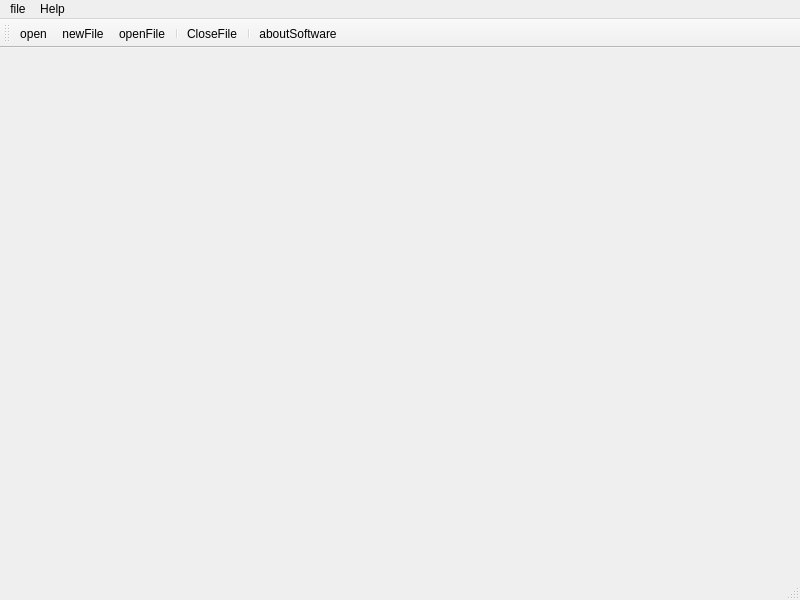
<?xml version="1.0" encoding="UTF-8"?>
<ui version="4.0">
 <class>MainWindow</class>
 <widget class="QMainWindow" name="MainWindow">
  <property name="geometry">
   <rect>
    <x>0</x>
    <y>0</y>
    <width>800</width>
    <height>600</height>
   </rect>
  </property>
  <property name="windowTitle">
   <string>MainWindow</string>
  </property>
  <widget class="QWidget" name="centralwidget"/>
  <widget class="QMenuBar" name="menubar">
   <property name="geometry">
    <rect>
     <x>0</x>
     <y>0</y>
     <width>800</width>
     <height>21</height>
    </rect>
   </property>
   <widget class="QMenu" name="menuFile">
    <property name="title">
     <string>file</string>
    </property>
    <addaction name="actionNew"/>
    <addaction name="actionOpenFile"/>
    <addaction name="separator"/>
    <addaction name="actionCloseFile"/>
   </widget>
   <widget class="QMenu" name="menuHelp">
    <property name="title">
     <string>Help</string>
    </property>
    <widget class="QMenu" name="menuAbout_Autor">
     <property name="title">
      <string>About Autor</string>
     </property>
     <addaction name="actionName"/>
     <addaction name="actionContact"/>
    </widget>
    <addaction name="actionAbout"/>
    <addaction name="separator"/>
    <addaction name="menuAbout_Autor"/>
   </widget>
   <addaction name="menuFile"/>
   <addaction name="menuHelp"/>
  </widget>
  <widget class="QStatusBar" name="statusbar"/>
  <widget class="QToolBar" name="toolBar">
   <property name="windowTitle">
    <string>toolBar</string>
   </property>
   <property name="toolButtonStyle">
    <enum>Qt::ToolButtonTextBesideIcon</enum>
   </property>
   <attribute name="toolBarArea">
    <enum>TopToolBarArea</enum>
   </attribute>
   <attribute name="toolBarBreak">
    <bool>false</bool>
   </attribute>
   <addaction name="actionOpen"/>
   <addaction name="actionNew"/>
   <addaction name="actionOpenFile"/>
   <addaction name="separator"/>
   <addaction name="actionCloseFile"/>
   <addaction name="separator"/>
   <addaction name="actionAbout"/>
  </widget>
  <action name="actionOpen">
   <property name="icon">
    <iconset resource="icons.qrc">
     <normaloff>:/icons/Facebook-32.png</normaloff>:/icons/Facebook-32.png</iconset>
   </property>
   <property name="text">
    <string>open</string>
   </property>
   <property name="toolTip">
    <string>openFile</string>
   </property>
  </action>
  <action name="actionClose">
   <property name="text">
    <string>new</string>
   </property>
  </action>
  <action name="actionNew">
   <property name="icon">
    <iconset resource="icons.qrc">
     <normaloff>:/icons/Facebook-32.png</normaloff>:/icons/Facebook-32.png</iconset>
   </property>
   <property name="text">
    <string>newFile</string>
   </property>
   <property name="shortcut">
    <string>Ctrl+N</string>
   </property>
  </action>
  <action name="actionOpenFile">
   <property name="icon">
    <iconset resource="icons.qrc">
     <normaloff>:/icons/LinkedIn-32.png</normaloff>:/icons/LinkedIn-32.png</iconset>
   </property>
   <property name="text">
    <string>openFile</string>
   </property>
   <property name="toolTip">
    <string>Just openFile openFile</string>
   </property>
   <property name="statusTip">
    <string>CreateNew File</string>
   </property>
   <property name="shortcut">
    <string>Ctrl+O</string>
   </property>
  </action>
  <action name="actionCloseFile">
   <property name="icon">
    <iconset resource="icons.qrc">
     <normaloff>:/icons/RSS-32.png</normaloff>:/icons/RSS-32.png</iconset>
   </property>
   <property name="text">
    <string>CloseFile</string>
   </property>
   <property name="shortcut">
    <string>Ctrl+Q</string>
   </property>
  </action>
  <action name="actionAbout">
   <property name="icon">
    <iconset resource="icons.qrc">
     <normaloff>:/icons/Twitter Bird-32.png</normaloff>:/icons/Twitter Bird-32.png</iconset>
   </property>
   <property name="text">
    <string>aboutSoftware</string>
   </property>
   <property name="shortcut">
    <string>Ctrl+H</string>
   </property>
  </action>
  <action name="actionName">
   <property name="text">
    <string>name</string>
   </property>
  </action>
  <action name="actionContact">
   <property name="text">
    <string>Contact</string>
   </property>
  </action>
 </widget>
 <resources>
  <include location="icons.qrc"/>
 </resources>
 <connections/>
</ui>
